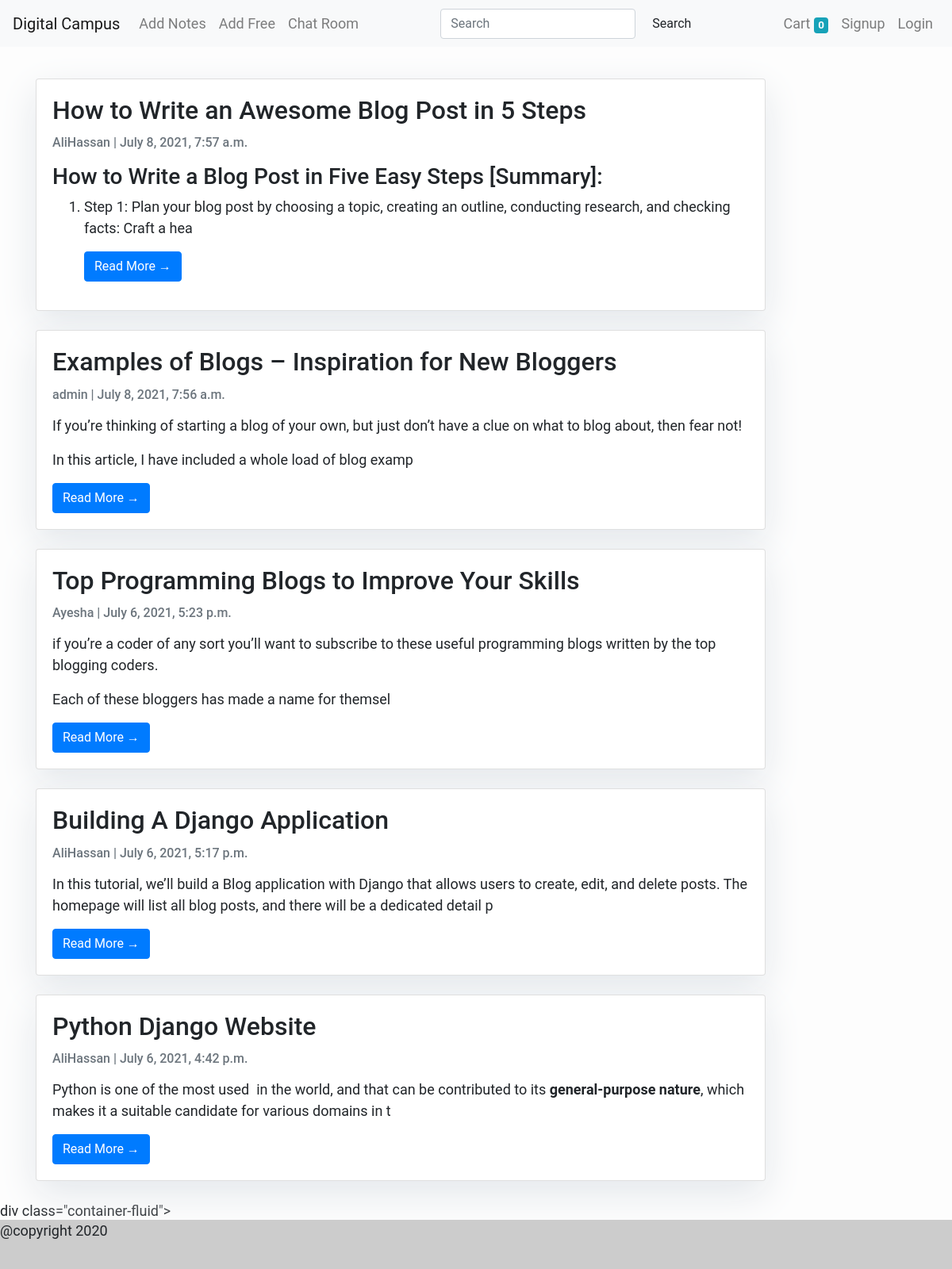
Screenshot of /blog/ with the database file from the repository.
### blog/models.py (models this page shows, shortened)
class Post(models.Model):
    title = models.CharField(max_length=2000, unique=True)
    slug = models.SlugField(max_length=200, unique=True)
    author = models.ForeignKey(User, on_delete= models.CASCADE,related_name='blog_posts')
    updated_on = models.DateTimeField(auto_now= True)
    content =RichTextField(blank = True ,  null = True)
    created_on = models.DateTimeField(auto_now_add=True)
    status = models.IntegerField(choices=STATUS, default=0)
    class Meta:
        ordering = ['-created_on']

### blog/views.py (the view)
# urls.py: path('', views.PostList.as_view(), name='home'),
class PostList(generic.ListView):
    queryset = Post.objects.filter(status=1).order_by('-created_on')
    template_name = 'index.html'

### blog/templates/index.html (shortened to what this page needs)
{% extends 'base.html' %}
{% load cart %}
{% block content %}
            <div class="container">
                <div class="row">
              <div class="col-md-10 mt-3 left">
                    {% for post in post_list %}
                <div class="card mb-4" >
                  <div class="card-body">
                    <h2 class="card-title">{{ post.title }}</h2>
                    <p class="card-text text-muted h6">{{ post.author }} | {{ post.created_on}} </p>
                    <p class="card-text">{{post.content|slice:":200"|safe }}</p>
                    <a href="{% url 'post_detail' post.slug  %}" class="btn btn-primary">Read More &rarr;</a>
                  </div>
                </div>
                {% endfor %}
            </div>
            </div>
        </div>
{% endblock %}

### store/static/css/style.css (style rules this page uses)
html { position: relative; min-height: 100%; }
body { margin-bottom: 60px; }

### rows the page displays
Post: title "How to Write an Awesome Blog Post in 5 Steps", author "AliHassan", created_on "July 8, 2021, 7:57 a.m.", content "How to Write a Blog Post in Five Easy Steps [Summary]: Step 1: Plan your blog post by choosing a topic, creating an outline, conducting research, and checking facts: Craft a hea"
Post: title "Examples of Blogs – Inspiration for New Bloggers", author "admin", created_on "July 8, 2021, 7:56 a.m.", content "If you’re thinking of starting a blog of your own, but just don’t have a clue on what to blog about, then fear not! In this article, I have included a whole load of blog examp"
Post: title "Top Programming Blogs to Improve Your Skills", author "Ayesha", created_on "July 6, 2021, 5:23 p.m.", content "if you’re a coder of any sort you’ll want to subscribe to these useful programming blogs written by the top blogging coders. Each of these bloggers has made a name for themsel"
Post: title "Building A Django Application", author "AliHassan", created_on "July 6, 2021, 5:17 p.m.", content "In this tutorial, we’ll build a Blog application with Django that allows users to create, edit, and delete posts. The homepage will list all blog posts, and there will be a dedicated detail p"
Post: title "Python Django Website", author "AliHassan", created_on "July 6, 2021, 4:42 p.m.", content "Python is one of the most used in the world, and that can be contributed to its general-purpose nature , which makes it a suitable candidate for various domains in t"

### other values shown
{{ request.session.cart.keys|length }} "0"
